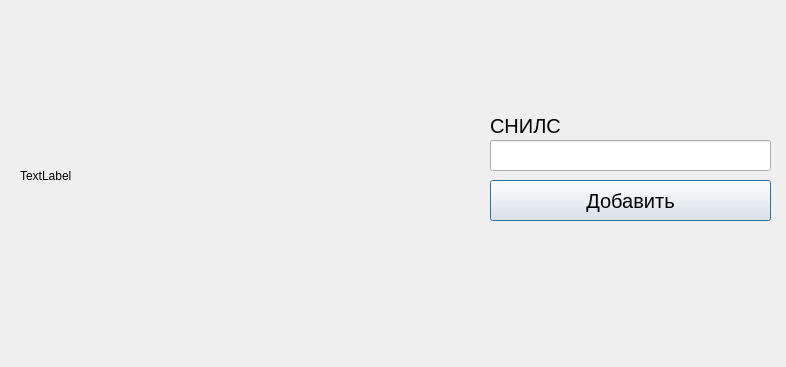
<?xml version="1.0" encoding="UTF-8"?>
<ui version="4.0">
 <class>Dialog</class>
 <widget class="QDialog" name="Dialog">
  <property name="geometry">
   <rect>
    <x>0</x>
    <y>0</y>
    <width>786</width>
    <height>367</height>
   </rect>
  </property>
  <property name="windowTitle">
   <string>СНИЛС</string>
  </property>
  <widget class="QLabel" name="label_image">
   <property name="geometry">
    <rect>
     <x>20</x>
     <y>20</y>
     <width>441</width>
     <height>311</height>
    </rect>
   </property>
   <property name="text">
    <string>TextLabel</string>
   </property>
  </widget>
  <widget class="QLabel" name="label_snils">
   <property name="geometry">
    <rect>
     <x>490</x>
     <y>110</y>
     <width>151</width>
     <height>31</height>
    </rect>
   </property>
   <property name="font">
    <font>
     <pointsize>15</pointsize>
    </font>
   </property>
   <property name="text">
    <string>СНИЛС</string>
   </property>
  </widget>
  <widget class="QLineEdit" name="snils">
   <property name="geometry">
    <rect>
     <x>490</x>
     <y>140</y>
     <width>281</width>
     <height>31</height>
    </rect>
   </property>
  </widget>
  <widget class="QPushButton" name="button_add">
   <property name="geometry">
    <rect>
     <x>490</x>
     <y>180</y>
     <width>281</width>
     <height>41</height>
    </rect>
   </property>
   <property name="font">
    <font>
     <pointsize>15</pointsize>
    </font>
   </property>
   <property name="text">
    <string>Добавить</string>
   </property>
  </widget>
 </widget>
 <resources/>
 <connections/>
</ui>
